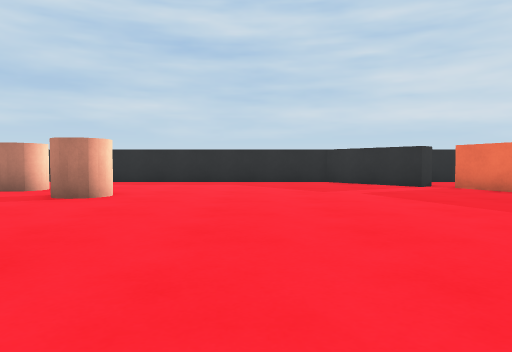
View 1 (above)

16 first-person views from a walk through a scene from a Unity 3-D project. The camera is 0.58 m above the floor, tilts 2° down and sees 70° across. The floor is counted in squares, 1 m on a side. Each view is taken from the middle of a square. On the plan, view 1 faces up. The plan holds only what a view shows up to about 10 squares ahead; the rest is blank. The place goes on beyond the plan. Surface patterns are stand-ins for the level's own textures.

View 2
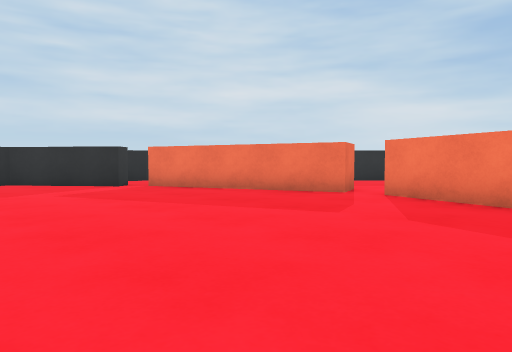

View 3
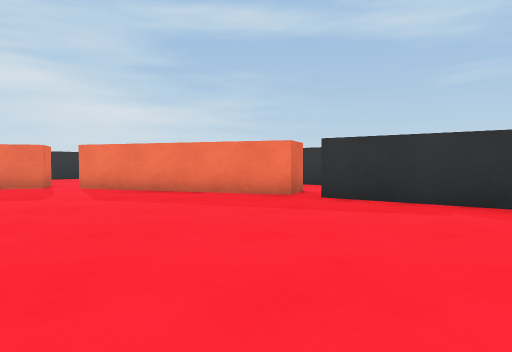

View 4
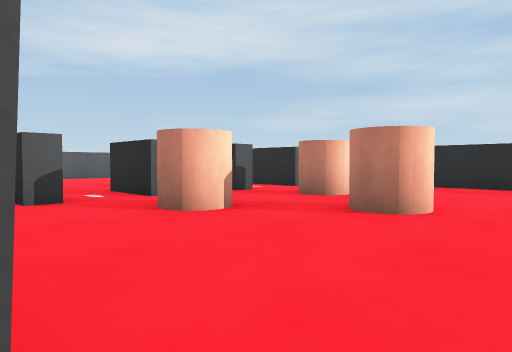

View 5
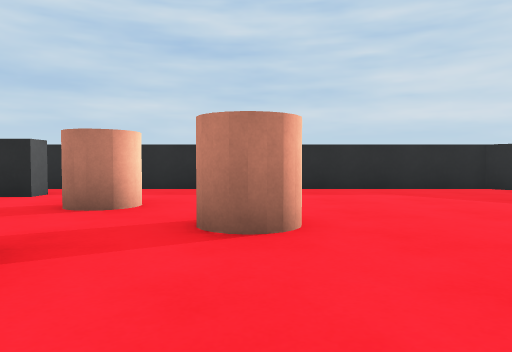

View 6
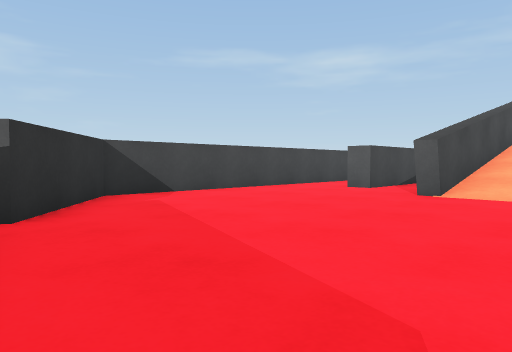

View 7
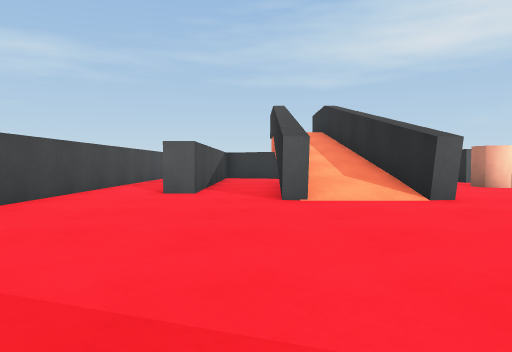

View 8
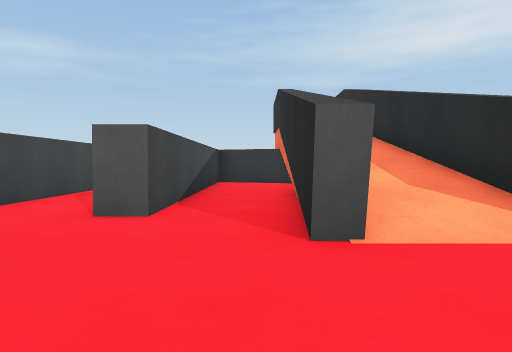

View 9
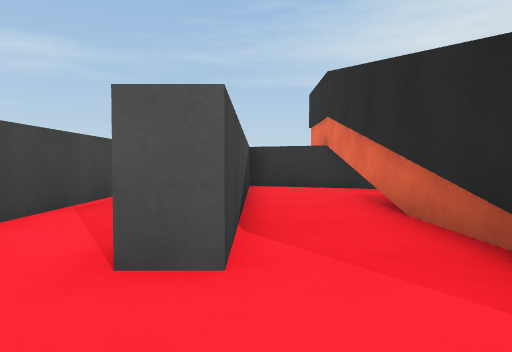

View 10
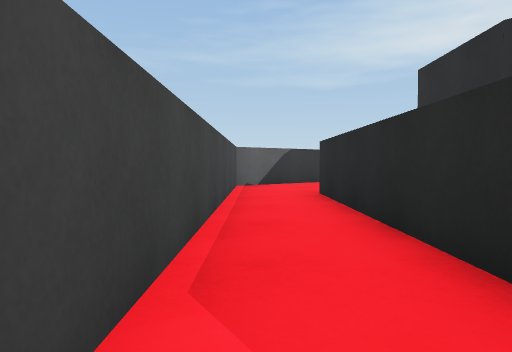

View 11
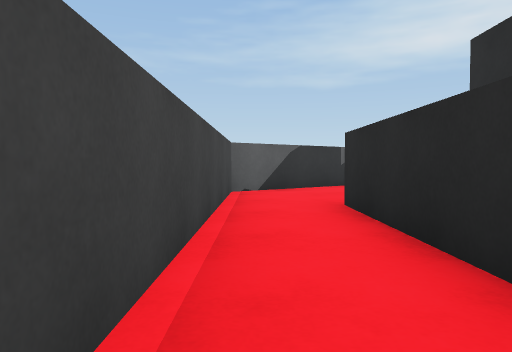

View 12
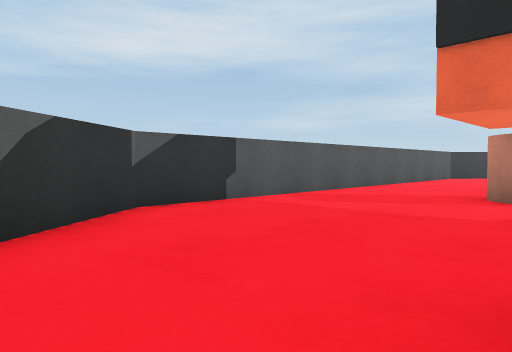

View 13
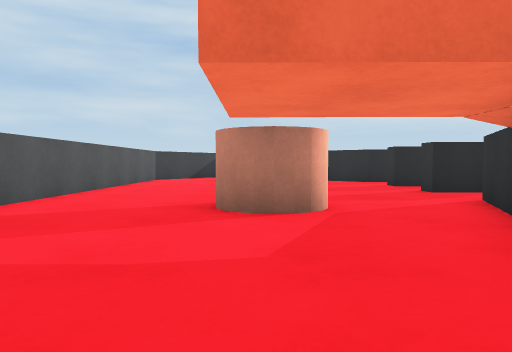

View 14
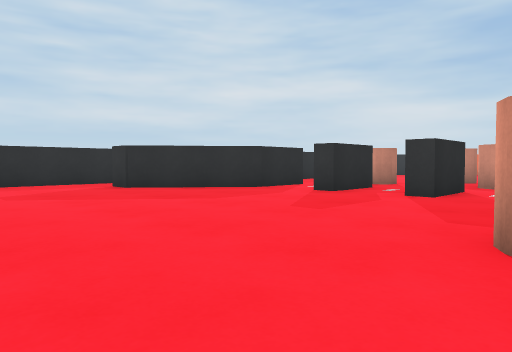

View 15
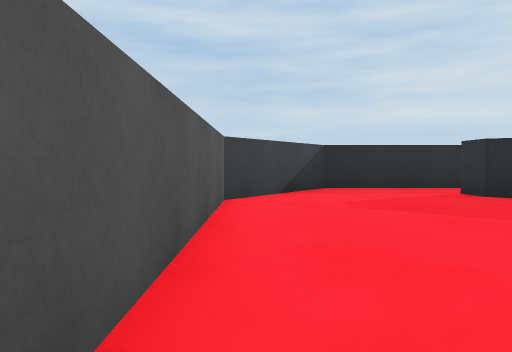

View 16
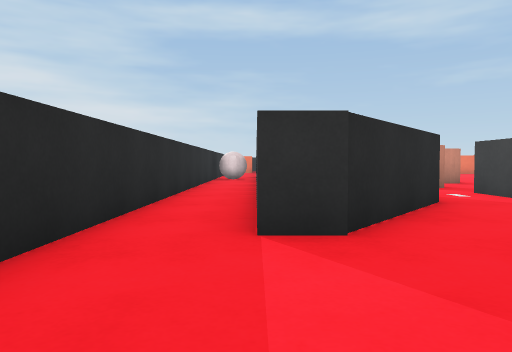

### Floor plan
Points are (right, up) in squares from view 1. A wall is a line through its corners. A room is listed if a view was taken in it or the views show most of it. See-through windows are left out.
Room 1 (views 1, 2, 3, 4, 5, 6, 7, 8, 9)
walls: (-1.6, 2.2) (-1.6, 1.7); (-1.5, -0.2) (-1.5, -0.6) (-5.6, -0.5); (-3.4, -0.3) (-8.8, -0.3); (-6.7, 3.9) (-6.7, 3.3) (-7.1, 3.3); (-6.7, 7.7) (-6.7, 7.2); (4, 8.9) (2.2, 11.3) (-5.6, 11.3); (6.4, 3.9) (4.7, 8.6); (4.7, -1.6) (6.4, 3.1); (-6.7, 9.9) (-6.7, 9.3); (-2.4, -4.5) (2.3, -4.5) (4.2, -2); (-9.4, 0.2) (-10.5, -2.2); (-10.1, -2.2) (-3, -2.2) (-3, -2.9)
ways out: opening at (-7.5, 6) to room 2; opening at (-7.5, 8.5) to room 2; opening at (-3, -4) to room 2; opening at (-2, 1) to room 2
objects: cylinder (-5, 5); cylinder (-5, 8); cylinder (-3, 6) to (-3, 7)
Room 2 (views 10, 11, 12, 13, 14, 15, 16)
walls: (-8.5, 5.2) (-8.5, 5.8); (-9.2, 2) (-8.4, 3.8); (-8, 7.7) (-6.7, 7.7); (-6.7, 7.2) (-8.5, 7.2) (-8.5, 7.8); (-6.7, 9.3) (-8.6, 9.3) (-11.1, 11.3) (-11.1, 12); (-6.5, -0.1) (-1.5, -0.2); (-5.6, -2.8) (-11.1, -2.8); (-1.6, 1.7) (-9.1, 1.5); (-4.1, 13.5) (-13.4, 13.5) (-15.5, 10.7) (-15.5, -1.7) (-13.4, -4.5) (-2.4, -4.5)
ways out: opening at (-7.5, 6) to room 1; opening at (-7.5, 8.5) to room 1; opening at (-3, -4) to room 1; opening at (-2, 1) to room 1
objects: cylinder (-12, 2) to (-11, 3)

Where each view was taken, in squares from view 1:
view 1: 0 up, 0 right, facing up
view 2: 0 up, 0 right, facing up-right
view 3: 1 down, 2 left, facing right
view 4: 2 up, 1 left, facing up-left
view 5: 3 up, 3 left, facing up
view 6: 2 up, 5 right, facing down-left
view 7: 1 down, 4 right, facing left
view 8: 1 down, 1 right, facing left
view 9: 2 down, 1 left, facing left
view 10: 4 down, 4 left, facing left
view 11: 4 down, 6 left, facing left
view 12: 4 down, 11 left, facing up-left
view 13: 2 down, 12 left, facing up
view 14: 3 up, 15 left, facing up-right
view 15: 5 up, 15 left, facing up
view 16: 12 up, 14 left, facing right
